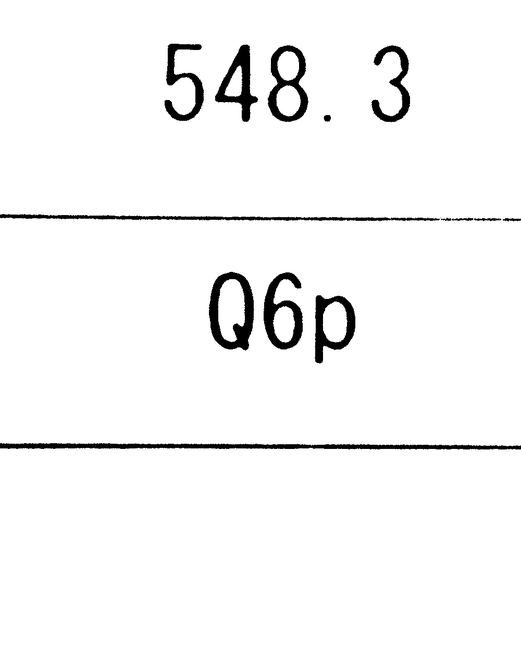
#> input picture foo-otsu-tri.png, 521 x 651 px, shrunk from 1000 x 1250 before the run, found by its file name
$ python Developper-clipping1.py
#> lines starting #> are read from the running program, lines starting #| are printed output that depends on the picture; after the words box and inside, x2 and y2 are one past the last pixel; in counts of white or black regions, pixels touching at a corner belong together; pictures that were not available may be replaced by others from this repository, and a replacement may not be noted
#https://dev.classmethod.jp/articles/opencv-preprocess-for-ml-training/
from pathlib import Path
import pathlib
from tqdm import tqdm
import cv2
input_path = pathlib.Path('/home/shelfer/Desktop/KO/input')
output_path = pathlib.Path('/home/shelfer/Desktop/KO/output-boxed')
output_path.mkdir(parents=True, exist_ok=True)

output_path_debug = pathlib.Path('/home/shelfer/Desktop/KO/output-boxed-debug')
output_path_debug.mkdir(parents=True, exist_ok=True)

PADDING = 15

for p in tqdm(input_path.glob('foo-otsu-tri.png'), total=len(list(input_path.glob('foo-otsu-tri.png'))), ascii=True):

    img = cv2.imread(str(p))
#> img is the input picture: shape (651, 521, 3); min 0, max 255, mean 245.7

    # グレースケール
    img_gray = cv2.cvtColor(img, cv2.COLOR_BGR2GRAY)
    #cv2.imshow("wahaha.png",img_gray)

    # 2値化
    _, im_bw = cv2.threshold(img_gray, 0, 255, cv2.THRESH_BINARY_INV + cv2.THRESH_OTSU)
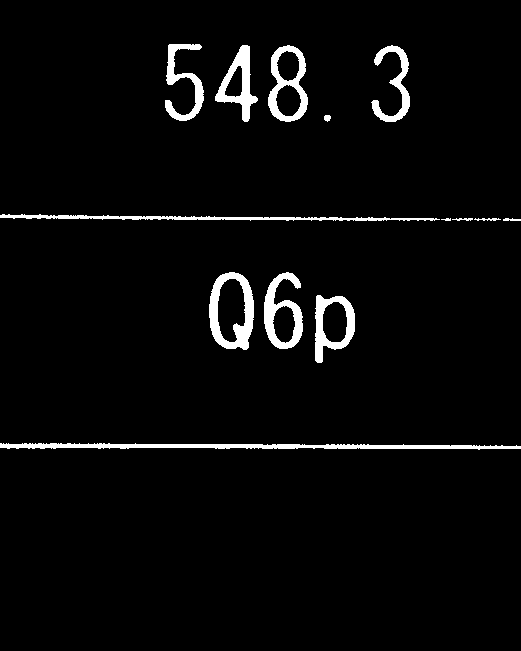
#> im_bw: shape (651, 521); 3.6% white; 14 white regions

    # 輪郭検出
    contours, hierarchy = cv2.findContours(im_bw, cv2.RETR_EXTERNAL, cv2.CHAIN_APPROX_SIMPLE)
#> contours = 14 contours, 2 with area under 20; largest, box (x1, y1, x2, y2) and area: (209, 272, 254, 350) 2802, (268, 45, 308, 122) 2258, (315, 295, 355, 363) 1897, (264, 272, 303, 349) 1850, (0, 443, 521, 450) 1648

    # 画像内の輪郭の端を探す
    edge_l, edge_r, edge_t, edge_b = 1e10, 0, 1e10, 0
    for i in range(len(contours)):
        x, y, w, h = cv2.boundingRect(contours[i])

        edge_l = x   if edge_l > x   else edge_l
        edge_r = x+w if edge_r < x+w else edge_r
        edge_t = y   if edge_t > y   else edge_t
        edge_b = y+h if edge_b < y+h else edge_b
#> this loop made 14 passes
#> (x, y, w, h, edge_t) on passes 1 to 12: (0, 443, 521, 7, 443), (315, 295, 40, 68, 295), (264, 272, 39, 77, 272), (209, 272, 45, 78, 272), (503, 218, 18, 3, 218), (474, 218, 27, 3, 218), (452, 218, 21, 3, 218), (441, 218, 10, 3, 218), (0, 214, 440, 7, 214), (324, 115, 7, 7, 115), (371, 45, 39, 77, 45), (268, 45, 40, 77, 45)

    # padding + limitter
    edge_t = edge_t - PADDING if edge_t - PADDING > 0            else 0
#> edge_t = 29
    edge_b = edge_b + PADDING if edge_b + PADDING < img.shape[0] else img.shape[0]
#> edge_b = 465
    edge_l = edge_l - PADDING if edge_l - PADDING > 0            else 0
    edge_r = edge_r + PADDING if edge_l + PADDING < img.shape[1] else img.shape[1]
#> edge_r = 536

    # デバッグのためboxを画像内に描画
    img_con = img.copy()
    img_con = cv2.rectangle(img_con, (edge_l, edge_t), (edge_r, edge_b), (0, 255, 0), cv2.LINE_4)
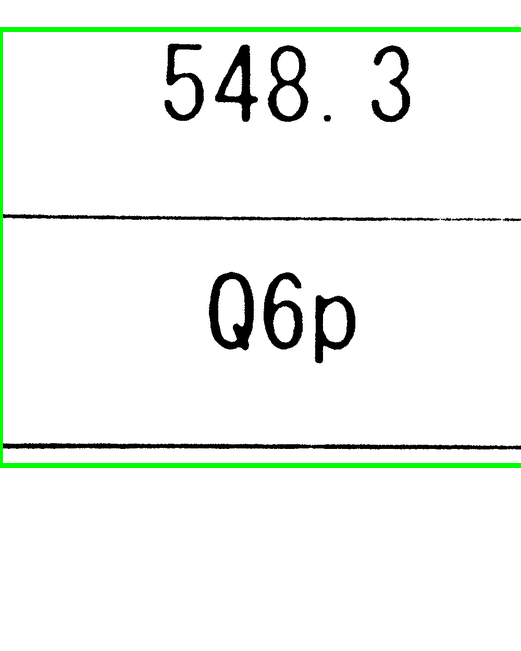
#> img_con: shape (651, 521, 3); 1.92% of pixels changed, all inside (x1, y1, x2, y2) = (0, 27, 521, 468)
    cv2.imwrite(str(output_path_debug.joinpath(p.name)), img_con)

    # 切り出し画像を出力
    img_boxed = img[edge_t:edge_b,edge_l:edge_r]
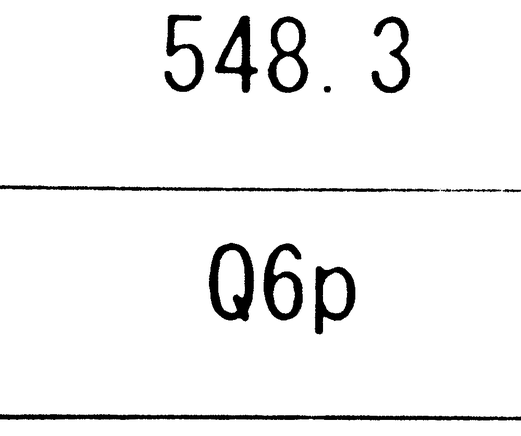
#> img_boxed: shape (436, 521, 3); min 0, max 255, mean 241
    cv2.imwrite(str(output_path.joinpath(p.name)), img_boxed)
